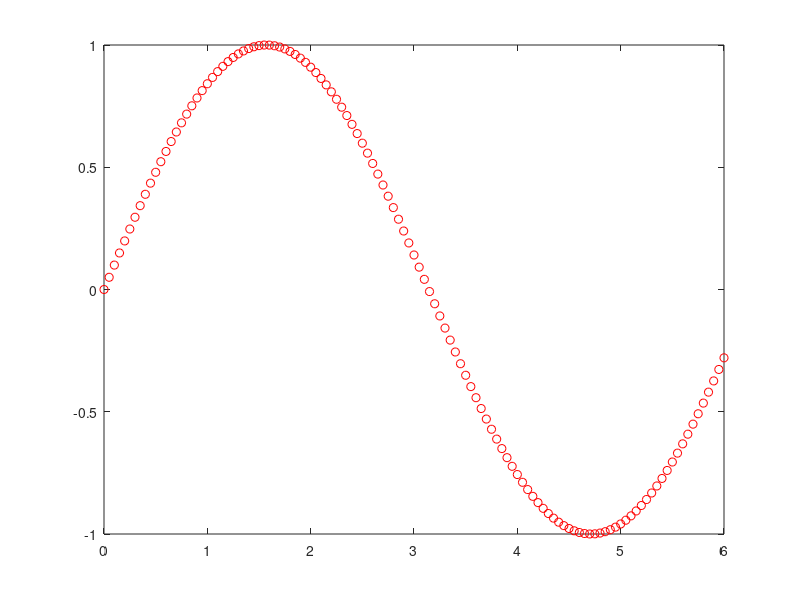
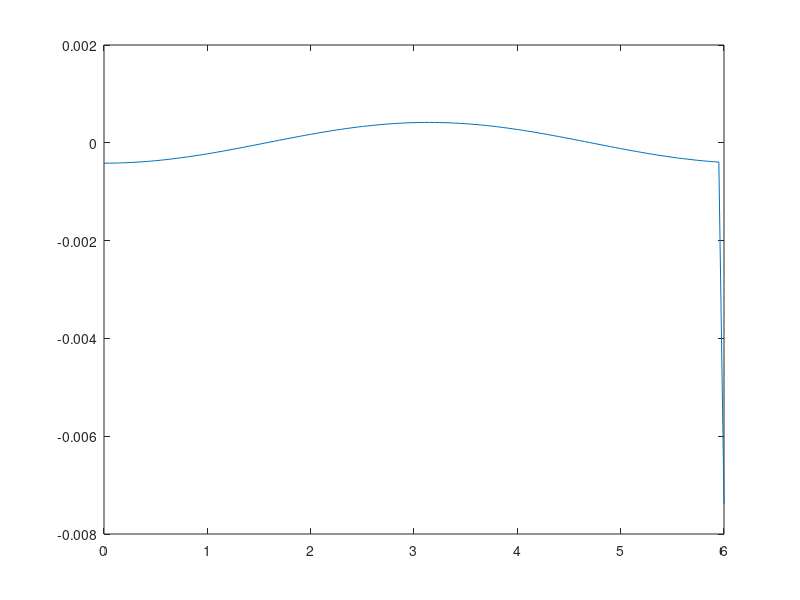
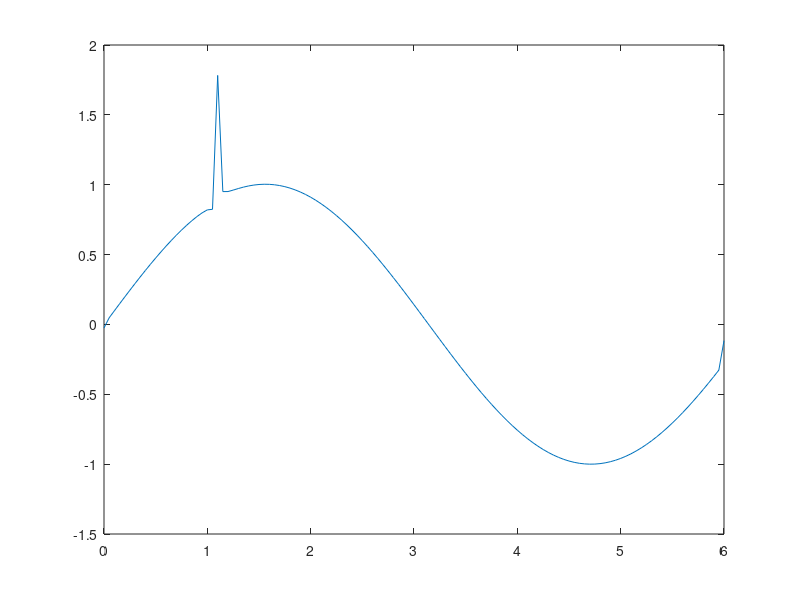

MATLAB code for these plots, in order:
% Clase 6 Derivación Numérica
clc; clear; close all;
x   = 0:0.05:6;
y   = sin(x);
plot(x, y, 'ro');

% Determinar si son espaciados 
tol  = 0.01; 
flag = 0;
n    = length(x);
h    = x(2)-x(1);
for i=2:n-1
e    = abs(((x(i+1) - x(i)) - h) / h);
    if e > tol
        flag = 1; % si no son equiespaciados, flag se torna 1
        break;
    end
end
% 2) Calcular la derivada primera
% 2.1) Para el primer dato, derivada progresiva
derivada(1) = (y(2) - y(1))/(x(2) - x(1));
% 2.2) Para el último dato, derivada regresiva
derivada(n) = (y(n) - y(n-1))/(x(n) - x(n-1));
% 2.3) Para todos los puntos intermedios, la aproximacion a la derivada centrada
for i = 2:n-1
    derivada(i)= (y(i+1) - y(i-1))/(x(i+1) - x(i-1));
end
% 3) Calcular la derivada segunda
% 3.1) Para el primer dato, derivada progresiva
d2(1)=(derivada(2) - derivada(1))/(x(2) - x(1));
% 3.2) Para el último dato, derivada regresiva
d2(n)=(derivada(n) - derivada(n-1))/(x(n) - x(n-1));
% 3.3) Para los puntos del medio
% 3.3.1) si los puntos son equiespaciados(flag=0)
if flag == 0
    for i = 2:n-1
    d2(i) = (y(i-1) - 2*y(i) + y(i+1)) / (x(i) - x(i-1)^2);
    end
else
    for i=2:n-1
    d2(i)=(derivada(i+1)-derivada(i-1))/(x(i+1) - x(i-1));
    end
end
d1_real = cos(x);
d2_real = -sin(x);
errord1 = derivada - d1_real;
errord2 = d2 - d2_real;

figure(2);
plot(x,errord1);

figure(3); 
plot(x,errord2);

